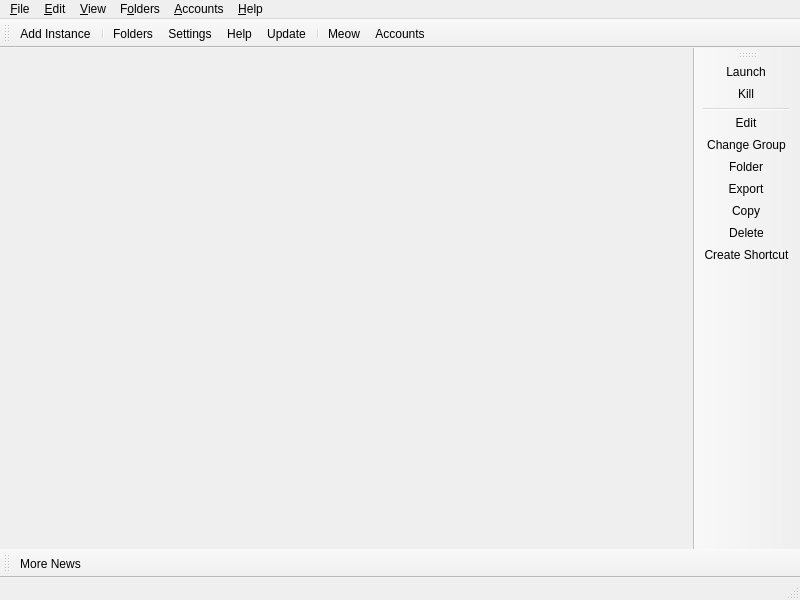
<?xml version="1.0" encoding="UTF-8"?>
<ui version="4.0">
 <class>MainWindow</class>
 <widget class="QMainWindow" name="MainWindow">
  <property name="geometry">
   <rect>
    <x>0</x>
    <y>0</y>
    <width>800</width>
    <height>600</height>
   </rect>
  </property>
  <widget class="QWidget" name="centralWidget">
   <layout class="QHBoxLayout" name="horizontalLayout">
    <property name="spacing">
     <number>0</number>
    </property>
    <property name="leftMargin">
     <number>0</number>
    </property>
    <property name="topMargin">
     <number>0</number>
    </property>
    <property name="rightMargin">
     <number>0</number>
    </property>
    <property name="bottomMargin">
     <number>0</number>
    </property>
   </layout>
  </widget>
  <widget class="QStatusBar" name="statusBar"/>
  <widget class="QToolBar" name="mainToolBar">
   <property name="windowTitle">
    <string>Main Toolbar</string>
   </property>
   <property name="allowedAreas">
    <set>Qt::BottomToolBarArea|Qt::TopToolBarArea</set>
   </property>
   <property name="toolButtonStyle">
    <enum>Qt::ToolButtonTextBesideIcon</enum>
   </property>
   <property name="floatable">
    <bool>false</bool>
   </property>
   <attribute name="toolBarArea">
    <enum>TopToolBarArea</enum>
   </attribute>
   <attribute name="toolBarBreak">
    <bool>false</bool>
   </attribute>
   <addaction name="actionAddInstance"/>
   <addaction name="separator"/>
   <addaction name="actionFoldersButton"/>
   <addaction name="actionSettings"/>
   <addaction name="actionHelpButton"/>
   <addaction name="actionCheckUpdate"/>
   <addaction name="separator"/>
   <addaction name="actionCAT"/>
   <addaction name="actionAccountsButton"/>
  </widget>
  <widget class="QToolBar" name="newsToolBar">
   <property name="windowTitle">
    <string>News Toolbar</string>
   </property>
   <property name="allowedAreas">
    <set>Qt::BottomToolBarArea|Qt::TopToolBarArea</set>
   </property>
   <property name="iconSize">
    <size>
     <width>16</width>
     <height>16</height>
    </size>
   </property>
   <property name="toolButtonStyle">
    <enum>Qt::ToolButtonTextBesideIcon</enum>
   </property>
   <property name="floatable">
    <bool>false</bool>
   </property>
   <attribute name="toolBarArea">
    <enum>BottomToolBarArea</enum>
   </attribute>
   <attribute name="toolBarBreak">
    <bool>false</bool>
   </attribute>
   <addaction name="actionMoreNews"/>
  </widget>
  <widget class="WideBar" name="instanceToolBar">
   <property name="windowTitle">
    <string>Instance Toolbar</string>
   </property>
   <property name="allowedAreas">
    <set>Qt::LeftToolBarArea|Qt::RightToolBarArea</set>
   </property>
   <property name="iconSize">
    <size>
     <width>16</width>
     <height>16</height>
    </size>
   </property>
   <property name="toolButtonStyle">
    <enum>Qt::ToolButtonTextBesideIcon</enum>
   </property>
   <property name="floatable">
    <bool>false</bool>
   </property>
   <property name="useDefaultAction" stdset="0">
    <bool>true</bool>
   </property>
   <attribute name="toolBarArea">
    <enum>RightToolBarArea</enum>
   </attribute>
   <attribute name="toolBarBreak">
    <bool>false</bool>
   </attribute>
   <addaction name="actionLaunchInstance"/>
   <addaction name="actionKillInstance"/>
   <addaction name="separator"/>
   <addaction name="actionEditInstance"/>
   <addaction name="actionChangeInstGroup"/>
   <addaction name="actionViewSelectedInstFolder"/>
   <addaction name="actionExportInstance"/>
   <addaction name="actionCopyInstance"/>
   <addaction name="actionDeleteInstance"/>
   <addaction name="actionCreateInstanceShortcut"/>
  </widget>
  <widget class="QMenuBar" name="menuBar">
   <property name="geometry">
    <rect>
     <x>0</x>
     <y>0</y>
     <width>800</width>
     <height>22</height>
    </rect>
   </property>
   <widget class="QMenu" name="fileMenu">
    <property name="title">
     <string>&amp;File</string>
    </property>
    <property name="toolTipsVisible">
     <bool>true</bool>
    </property>
    <addaction name="actionAddInstance"/>
    <addaction name="separator"/>
    <addaction name="actionLaunchInstance"/>
    <addaction name="actionKillInstance"/>
    <addaction name="separator"/>
    <addaction name="actionEditInstance"/>
    <addaction name="actionChangeInstGroup"/>
    <addaction name="actionViewSelectedInstFolder"/>
    <addaction name="actionExportInstance"/>
    <addaction name="actionCopyInstance"/>
    <addaction name="actionDeleteInstance"/>
    <addaction name="actionCreateInstanceShortcut"/>
    <addaction name="separator"/>
    <addaction name="actionSettings"/>
    <addaction name="actionCloseWindow"/>
   </widget>
   <widget class="QMenu" name="editMenu">
    <property name="title">
     <string>&amp;Edit</string>
    </property>
    <property name="toolTipsVisible">
     <bool>true</bool>
    </property>
    <addaction name="actionUndoTrashInstance"/>
   </widget>
   <widget class="QMenu" name="viewMenu">
    <property name="title">
     <string>&amp;View</string>
    </property>
    <property name="toolTipsVisible">
     <bool>true</bool>
    </property>
    <addaction name="actionChangeTheme"/>
    <addaction name="separator"/>
    <addaction name="actionCAT"/>
    <addaction name="actionToggleStatusBar"/>
    <addaction name="actionLockToolbars"/>
    <addaction name="separator"/>
   </widget>
   <widget class="QMenu" name="foldersMenu">
    <property name="title">
     <string>F&amp;olders</string>
    </property>
    <property name="toolTipsVisible">
     <bool>true</bool>
    </property>
    <addaction name="actionViewLauncherRootFolder"/>
    <addaction name="separator"/>
    <addaction name="actionViewInstanceFolder"/>
    <addaction name="actionViewCentralModsFolder"/>
    <addaction name="actionViewSkinsFolder"/>
    <addaction name="actionViewJavaFolder"/>
    <addaction name="separator"/>
    <addaction name="actionViewIconThemeFolder"/>
    <addaction name="actionViewWidgetThemeFolder"/>
    <addaction name="actionViewCatPackFolder"/>
    <addaction name="actionViewIconsFolder"/>
    <addaction name="separator"/>
    <addaction name="actionViewLogsFolder"/>
   </widget>
   <widget class="QMenu" name="accountsMenu">
    <property name="title">
     <string>&amp;Accounts</string>
    </property>
   </widget>
   <widget class="QMenu" name="helpMenu">
    <property name="title">
     <string>&amp;Help</string>
    </property>
    <property name="toolTipsVisible">
     <bool>true</bool>
    </property>
    <addaction name="actionClearMetadata"/>
    <addaction name="actionReportBug"/>
    <addaction name="actionViewLog"/>
    <addaction name="actionAddToPATH"/>
    <addaction name="separator"/>
    <addaction name="actionMATRIX"/>
    <addaction name="actionDISCORD"/>
    <addaction name="actionREDDIT"/>
    <addaction name="separator"/>
    <addaction name="actionMoreNews"/>
    <addaction name="actionCheckUpdate"/>
    <addaction name="actionOpenWiki"/>
    <addaction name="actionAbout"/>
   </widget>
   <addaction name="fileMenu"/>
   <addaction name="editMenu"/>
   <addaction name="viewMenu"/>
   <addaction name="foldersMenu"/>
   <addaction name="accountsMenu"/>
   <addaction name="helpMenu"/>
  </widget>
  <action name="actionMoreNews">
   <property name="icon">
    <iconset theme="news"/>
   </property>
   <property name="text">
    <string>More News...</string>
   </property>
   <property name="toolTip">
    <string>Open the development blog to read more news about %1.</string>
   </property>
  </action>
  <action name="actionCAT">
   <property name="checkable">
    <bool>true</bool>
   </property>
   <property name="icon">
    <iconset theme="cat"/>
   </property>
   <property name="text">
    <string>&amp;Meow</string>
   </property>
   <property name="toolTip">
    <string>It's a fluffy kitty :3</string>
   </property>
  </action>
  <action name="actionToggleStatusBar">
   <property name="checkable">
    <bool>true</bool>
   </property>
   <property name="text">
    <string>Status Bar</string>
   </property>
  </action>
  <action name="actionLockToolbars">
   <property name="checkable">
    <bool>true</bool>
   </property>
   <property name="text">
    <string>Lock Toolbars</string>
   </property>
  </action>
  <action name="actionUndoTrashInstance">
   <property name="enabled">
    <bool>false</bool>
   </property>
   <property name="text">
    <string>&amp;Undo Last Instance Deletion</string>
   </property>
  </action>
  <action name="actionAddInstance">
   <property name="icon">
    <iconset theme="new"/>
   </property>
   <property name="text">
    <string>Add Instanc&amp;e...</string>
   </property>
   <property name="toolTip">
    <string>Add a new instance.</string>
   </property>
  </action>
  <action name="actionCheckUpdate">
   <property name="icon">
    <iconset theme="checkupdate"/>
   </property>
   <property name="text">
    <string>&amp;Update...</string>
   </property>
   <property name="toolTip">
    <string>Check for new updates for %1.</string>
   </property>
   <property name="menuRole">
    <enum>QAction::ApplicationSpecificRole</enum>
   </property>
  </action>
  <action name="actionSettings">
   <property name="icon">
    <iconset theme="settings"/>
   </property>
   <property name="text">
    <string>Setti&amp;ngs...</string>
   </property>
   <property name="toolTip">
    <string>Change settings.</string>
   </property>
   <property name="menuRole">
    <enum>QAction::PreferencesRole</enum>
   </property>
  </action>
  <action name="actionManageAccounts">
   <property name="icon">
    <iconset theme="accounts"/>
   </property>
   <property name="text">
    <string>&amp;Manage Accounts...</string>
   </property>
  </action>
  <action name="actionLaunchInstance">
   <property name="icon">
    <iconset theme="launch"/>
   </property>
   <property name="text">
    <string>&amp;Launch</string>
   </property>
   <property name="toolTip">
    <string>Launch the selected instance.</string>
   </property>
  </action>
  <action name="actionKillInstance">
   <property name="icon">
    <iconset theme="status-bad"/>
   </property>
   <property name="text">
    <string>&amp;Kill</string>
   </property>
   <property name="toolTip">
    <string>Kill the running instance.</string>
   </property>
   <property name="shortcut">
    <string>Ctrl+K</string>
   </property>
  </action>
  <action name="actionRenameInstance">
   <property name="icon">
    <iconset theme="rename"/>
   </property>
   <property name="text">
    <string>Rename</string>
   </property>
   <property name="toolTip">
    <string>Rename the selected instance.</string>
   </property>
  </action>
  <action name="actionChangeInstGroup">
   <property name="icon">
    <iconset theme="tag"/>
   </property>
   <property name="text">
    <string>&amp;Change Group...</string>
   </property>
   <property name="toolTip">
    <string>Change the selected instance's group.</string>
   </property>
   <property name="shortcut">
    <string>Ctrl+G</string>
   </property>
  </action>
  <action name="actionChangeInstIcon">
   <property name="text">
    <string>Change Icon</string>
   </property>
   <property name="toolTip">
    <string>Change the selected instance's icon.</string>
   </property>
  </action>
  <action name="actionEditInstance">
   <property name="icon">
    <iconset theme="settings"/>
   </property>
   <property name="text">
    <string>&amp;Edit...</string>
   </property>
   <property name="toolTip">
    <string>Change the instance settings, mods and versions.</string>
   </property>
   <property name="shortcut">
    <string>Ctrl+I</string>
   </property>
  </action>
  <action name="actionViewSelectedInstFolder">
   <property name="icon">
    <iconset theme="viewfolder"/>
   </property>
   <property name="text">
    <string>&amp;Folder</string>
   </property>
   <property name="toolTip">
    <string>Open the selected instance's root folder in a file browser.</string>
   </property>
  </action>
  <action name="actionDeleteInstance">
   <property name="icon">
    <iconset theme="delete"/>
   </property>
   <property name="text">
    <string>Dele&amp;te</string>
   </property>
   <property name="toolTip">
    <string>Delete the selected instance.</string>
   </property>
   <property name="autoRepeat">
    <bool>false</bool>
   </property>
  </action>
  <action name="actionCopyInstance">
   <property name="icon">
    <iconset theme="copy"/>
   </property>
   <property name="text">
    <string>Cop&amp;y...</string>
   </property>
   <property name="toolTip">
    <string>Copy the selected instance.</string>
   </property>
   <property name="shortcut">
    <string>Ctrl+D</string>
   </property>
  </action>
  <action name="actionExportInstance">
   <property name="icon">
    <iconset theme="export"/>
   </property>
   <property name="text">
    <string>E&amp;xport...</string>
   </property>
   <property name="toolTip">
    <string>Export the selected instance to supported formats.</string>
   </property>
  </action>
  <action name="actionExportInstanceZip">
   <property name="icon">
    <iconset theme="launcher"/>
   </property>
   <property name="text">
    <string>Prism Launcher (zip)</string>
   </property>
  </action>
  <action name="actionExportInstanceMrPack">
   <property name="icon">
    <iconset theme="modrinth"/>
   </property>
   <property name="text">
    <string>Modrinth (mrpack)</string>
   </property>
  </action>
  <action name="actionExportInstanceFlamePack">
   <property name="icon">
    <iconset theme="flame"/>
   </property>
   <property name="text">
    <string>CurseForge (zip)</string>
   </property>
  </action>
  <action name="actionCreateInstanceShortcut">
   <property name="icon">
    <iconset theme="shortcut"/>
   </property>
   <property name="text">
    <string>Create Shortcut</string>
   </property>
   <property name="toolTip">
    <string>Creates a shortcut on a selected folder to launch the selected instance.</string>
   </property>
  </action>
  <action name="actionNoAccountsAdded">
   <property name="icon">
    <iconset theme="noaccount"/>
   </property>
   <property name="text">
    <string>No accounts added!</string>
   </property>
  </action>
  <action name="actionNoDefaultAccount">
   <property name="checkable">
    <bool>true</bool>
   </property>
   <property name="icon">
    <iconset theme="noaccount"/>
   </property>
   <property name="text">
    <string>No Default Account</string>
   </property>
   <property name="shortcut">
    <string>Ctrl+0</string>
   </property>
  </action>
  <action name="actionCloseWindow">
   <property name="icon">
    <iconset theme="status-bad"/>
   </property>
   <property name="text">
    <string>Close &amp;Window</string>
   </property>
   <property name="toolTip">
    <string>Close the current window</string>
   </property>
   <property name="menuRole">
    <enum>QAction::QuitRole</enum>
   </property>
  </action>
  <action name="actionViewInstanceFolder">
   <property name="icon">
    <iconset theme="viewfolder"/>
   </property>
   <property name="text">
    <string>&amp;Instances</string>
   </property>
   <property name="toolTip">
    <string>Open the instances folder in a file browser.</string>
   </property>
  </action>
  <action name="actionViewLauncherRootFolder">
   <property name="icon">
    <iconset theme="viewfolder"/>
   </property>
   <property name="text">
    <string>Launcher &amp;Root</string>
   </property>
   <property name="toolTip">
    <string>Open the launcher's root folder in a file browser.</string>
   </property>
  </action>
  <action name="actionViewCentralModsFolder">
   <property name="icon">
    <iconset theme="centralmods"/>
   </property>
   <property name="text">
    <string>&amp;Central Mods</string>
   </property>
   <property name="toolTip">
    <string>Open the central mods folder in a file browser.</string>
   </property>
  </action>
  <action name="actionViewSkinsFolder">
   <property name="icon">
    <iconset theme="viewfolder"/>
   </property>
   <property name="text">
    <string>&amp;Skins</string>
   </property>
   <property name="toolTip">
    <string>Open the skins folder in a file browser.</string>
   </property>
  </action>
  <action name="actionViewIconsFolder">
   <property name="icon">
    <iconset theme="viewfolder"/>
   </property>
   <property name="text">
    <string>Instance Icons</string>
   </property>
   <property name="toolTip">
    <string>Open the instance icons folder in a file browser.</string>
   </property>
  </action>
  <action name="actionViewLogsFolder">
   <property name="icon">
    <iconset theme="viewfolder"/>
   </property>
   <property name="text">
    <string>Logs</string>
   </property>
   <property name="toolTip">
    <string>Open the logs folder in a file browser.</string>
   </property>
  </action>
  <action name="actionChangeTheme">
   <property name="text">
    <string>Themes</string>
   </property>
  </action>
  <action name="actionReportBug">
   <property name="icon">
    <iconset theme="bug"/>
   </property>
   <property name="text">
    <string>Report a Bug or Suggest a Feature</string>
   </property>
   <property name="toolTip">
    <string>Open the bug tracker to report a bug with %1.</string>
   </property>
  </action>
  <action name="actionDISCORD">
   <property name="icon">
    <iconset theme="discord"/>
   </property>
   <property name="text">
    <string>&amp;Discord Guild</string>
   </property>
   <property name="toolTip">
    <string>Open %1 Discord guild.</string>
   </property>
  </action>
  <action name="actionMATRIX">
   <property name="icon">
    <iconset theme="matrix"/>
   </property>
   <property name="text">
    <string>&amp;Matrix Space</string>
   </property>
   <property name="toolTip">
    <string>Open %1 Matrix space.</string>
   </property>
  </action>
  <action name="actionREDDIT">
   <property name="icon">
    <iconset theme="reddit-alien"/>
   </property>
   <property name="text">
    <string>Sub&amp;reddit</string>
   </property>
   <property name="toolTip">
    <string>Open %1 subreddit.</string>
   </property>
  </action>
  <action name="actionAbout">
   <property name="icon">
    <iconset theme="about"/>
   </property>
   <property name="text">
    <string>&amp;About %1</string>
   </property>
   <property name="toolTip">
    <string>View information about %1.</string>
   </property>
   <property name="menuRole">
    <enum>QAction::AboutRole</enum>
   </property>
  </action>
  <action name="actionClearMetadata">
   <property name="icon">
    <iconset theme="refresh"/>
   </property>
   <property name="text">
    <string>&amp;Clear Metadata Cache</string>
   </property>
   <property name="toolTip">
    <string>Clear cached metadata</string>
   </property>
  </action>
  <action name="actionViewLog">
   <property name="icon">
    <iconset theme="log">
     <normaloff>.</normaloff>.</iconset>
   </property>
   <property name="text">
    <string>View logs</string>
   </property>
   <property name="toolTip">
    <string>View current and previous launcher logs</string>
   </property>
  </action>
  <action name="actionAddToPATH">
   <property name="icon">
    <iconset theme="custom-commands"/>
   </property>
   <property name="text">
    <string>Install to &amp;PATH</string>
   </property>
   <property name="toolTip">
    <string>Install a %1 symlink to /usr/local/bin</string>
   </property>
  </action>
  <action name="actionFoldersButton">
   <property name="icon">
    <iconset theme="viewfolder"/>
   </property>
   <property name="text">
    <string>Folders</string>
   </property>
   <property name="toolTip">
    <string>Open one of the folders shared between instances.</string>
   </property>
  </action>
  <action name="actionHelpButton">
   <property name="icon">
    <iconset theme="help"/>
   </property>
   <property name="text">
    <string>Help</string>
   </property>
   <property name="toolTip">
    <string>Get help with %1 or Minecraft.</string>
   </property>
  </action>
  <action name="actionAccountsButton">
   <property name="icon">
    <iconset theme="noaccount"/>
   </property>
   <property name="text">
    <string>Accounts</string>
   </property>
  </action>
  <action name="actionOpenWiki">
   <property name="icon">
    <iconset theme="help"/>
   </property>
   <property name="text">
    <string>%1 &amp;Help</string>
   </property>
   <property name="toolTip">
    <string>Open the %1 wiki</string>
   </property>
  </action>
  <action name="actionViewWidgetThemeFolder">
   <property name="icon">
    <iconset theme="viewfolder"/>
   </property>
   <property name="text">
    <string>&amp;Widget Themes</string>
   </property>
   <property name="toolTip">
    <string>Open the widget themes folder in a file browser.</string>
   </property>
  </action>
  <action name="actionViewIconThemeFolder">
   <property name="icon">
    <iconset theme="viewfolder"/>
   </property>
   <property name="text">
    <string>I&amp;con Theme</string>
   </property>
   <property name="toolTip">
    <string>Open the icon theme folder in a file browser.</string>
   </property>
  </action>
  <action name="actionViewCatPackFolder">
   <property name="icon">
    <iconset theme="viewfolder"/>
   </property>
   <property name="text">
    <string>Cat Packs</string>
   </property>
   <property name="toolTip">
    <string>Open the cat packs folder in a file browser.</string>
   </property>
  </action>
  <action name="actionViewJavaFolder">
   <property name="icon">
    <iconset theme="viewfolder"/>
   </property>
   <property name="text">
    <string>Java</string>
   </property>
   <property name="toolTip">
    <string>Open the Java folder in a file browser. Only available if the built-in Java downloader is used.</string>
   </property>
  </action>
 </widget>
 <customwidgets>
  <customwidget>
   <class>WideBar</class>
   <extends>QToolBar</extends>
   <header>ui/widgets/WideBar.h</header>
  </customwidget>
 </customwidgets>
 <resources/>
 <connections/>
</ui>
